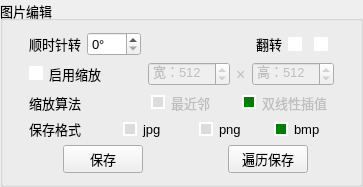
       <widget class="QGroupBox" name="groupBox_img_edit">
        <property name="sizePolicy">
         <sizepolicy hsizetype="Preferred" vsizetype="Minimum">
          <horstretch>0</horstretch>
          <verstretch>0</verstretch>
         </sizepolicy>
        </property>
        <property name="font">
         <font>
          <pointsize>10</pointsize>
         </font>
        </property>
        <property name="contextMenuPolicy">
         <enum>Qt::CustomContextMenu</enum>
        </property>
        <property name="title">
         <string>图片编辑</string>
        </property>
        <layout class="QVBoxLayout" name="verticalLayout_10">
         <item>
          <layout class="QHBoxLayout" name="horizontalLayout_58" stretch="0,0,0,0,0,0">
           <property name="spacing">
            <number>6</number>
           </property>
           <property name="leftMargin">
            <number>15</number>
           </property>
           <property name="rightMargin">
            <number>15</number>
           </property>
           <item alignment="Qt::AlignLeft">
            <widget class="QLabel" name="label_48">
             <property name="text">
              <string>顺时针转</string>
             </property>
            </widget>
           </item>
           <item alignment="Qt::AlignLeft">
            <widget class="QSpinBox" name="spinBox_16">
             <property name="contextMenuPolicy">
              <enum>Qt::NoContextMenu</enum>
             </property>
             <property name="suffix">
              <string>°</string>
             </property>
             <property name="prefix">
              <string/>
             </property>
             <property name="minimum">
              <number>0</number>
             </property>
             <property name="maximum">
              <number>270</number>
             </property>
             <property name="singleStep">
              <number>90</number>
             </property>
             <property name="value">
              <number>0</number>
             </property>
            </widget>
           </item>
           <item>
            <spacer name="horizontalSpacer_4">
             <property name="orientation">
              <enum>Qt::Horizontal</enum>
             </property>
             <property name="sizeHint" stdset="0">
              <size>
               <width>40</width>
               <height>20</height>
              </size>
             </property>
            </spacer>
           </item>
           <item alignment="Qt::AlignRight">
            <widget class="QLabel" name="label_50">
             <property name="text">
              <string>翻转</string>
             </property>
            </widget>
           </item>
           <item alignment="Qt::AlignRight">
            <widget class="QCheckBox" name="checkBox_131">
             <property name="enabled">
              <bool>true</bool>
             </property>
             <property name="minimumSize">
              <size>
               <width>0</width>
               <height>0</height>
              </size>
             </property>
             <property name="font">
              <font>
               <pointsize>10</pointsize>
              </font>
             </property>
             <property name="toolTip">
              <string>水平翻转</string>
             </property>
             <property name="styleSheet">
              <string notr="true">QCheckBox::indicator:checked {
    background-color:       blue;
    border:                 2px solid white;  
}

QCheckBox::indicator:unchecked {
    background-color:      white;
    border:                 2px solid white;  
}</string>
             </property>
             <property name="text">
              <string/>
             </property>
             <property name="icon">
              <iconset>
               <normaloff>images/图片20.png</normaloff>images/图片20.png</iconset>
             </property>
             <property name="iconSize">
              <size>
               <width>16</width>
               <height>16</height>
              </size>
             </property>
            </widget>
           </item>
           <item alignment="Qt::AlignRight">
            <widget class="QCheckBox" name="checkBox_132">
             <property name="enabled">
              <bool>true</bool>
             </property>
             <property name="font">
              <font>
               <pointsize>10</pointsize>
              </font>
             </property>
             <property name="toolTip">
              <string>垂直翻转</string>
             </property>
             <property name="styleSheet">
              <string notr="true">QCheckBox::indicator:checked {
    background-color:       blue;
    border:                 2px solid white;  
}

QCheckBox::indicator:unchecked {
    background-color:      white;
    border:                 2px solid white;  
}</string>
             </property>
             <property name="text">
              <string/>
             </property>
             <property name="icon">
              <iconset>
               <normaloff>images/图片21.png</normaloff>images/图片21.png</iconset>
             </property>
             <property name="iconSize">
              <size>
               <width>16</width>
               <height>16</height>
              </size>
             </property>
            </widget>
           </item>
          </layout>
         </item>
         <item>
          <layout class="QHBoxLayout" name="horizontalLayout_91" stretch="0,0,0,0,0">
           <property name="spacing">
            <number>6</number>
           </property>
           <property name="leftMargin">
            <number>15</number>
           </property>
           <property name="rightMargin">
            <number>15</number>
           </property>
           <item alignment="Qt::AlignLeft">
            <widget class="QCheckBox" name="checkBox_scale">
             <property name="font">
              <font>
               <pointsize>10</pointsize>
              </font>
             </property>
             <property name="styleSheet">
              <string notr="true">QCheckBox::indicator:checked {
    background-color:       blue;
    border:                 2px solid white;  
}

QCheckBox::indicator:unchecked {
    background-color:      white;
    border:                 2px solid white;  
}</string>
             </property>
             <property name="text">
              <string>启用缩放</string>
             </property>
            </widget>
           </item>
           <item>
            <spacer name="horizontalSpacer_3">
             <property name="orientation">
              <enum>Qt::Horizontal</enum>
             </property>
             <property name="sizeHint" stdset="0">
              <size>
               <width>40</width>
               <height>20</height>
              </size>
             </property>
            </spacer>
           </item>
           <item alignment="Qt::AlignHCenter">
            <widget class="QSpinBox" name="spinBox_13">
             <property name="enabled">
              <bool>false</bool>
             </property>
             <property name="contextMenuPolicy">
              <enum>Qt::NoContextMenu</enum>
             </property>
             <property name="prefix">
              <string>宽：</string>
             </property>
             <property name="minimum">
              <number>1</number>
             </property>
             <property name="maximum">
              <number>9999</number>
             </property>
             <property name="value">
              <number>512</number>
             </property>
            </widget>
           </item>
           <item alignment="Qt::AlignHCenter">
            <widget class="QLabel" name="label_46">
             <property name="enabled">
              <bool>false</bool>
             </property>
             <property name="font">
              <font>
               <pointsize>12</pointsize>
              </font>
             </property>
             <property name="text">
              <string>×</string>
             </property>
            </widget>
           </item>
           <item alignment="Qt::AlignHCenter">
            <widget class="QSpinBox" name="spinBox_14">
             <property name="enabled">
              <bool>false</bool>
             </property>
             <property name="contextMenuPolicy">
              <enum>Qt::NoContextMenu</enum>
             </property>
             <property name="prefix">
              <string>高：</string>
             </property>
             <property name="minimum">
              <number>1</number>
             </property>
             <property name="maximum">
              <number>9999</number>
             </property>
             <property name="value">
              <number>512</number>
             </property>
            </widget>
           </item>
          </layout>
         </item>
         <item>
          <layout class="QHBoxLayout" name="horizontalLayout_80" stretch="0,0,0">
           <property name="spacing">
            <number>6</number>
           </property>
           <property name="leftMargin">
            <number>15</number>
           </property>
           <property name="rightMargin">
            <number>15</number>
           </property>
           <item alignment="Qt::AlignLeft">
            <widget class="QLabel" name="label_44">
             <property name="enabled">
              <bool>true</bool>
             </property>
             <property name="text">
              <string>缩放算法</string>
             </property>
            </widget>
           </item>
           <item alignment="Qt::AlignHCenter">
            <widget class="QRadioButton" name="radioButton_12">
             <property name="enabled">
              <bool>false</bool>
             </property>
             <property name="font">
              <font>
               <pointsize>10</pointsize>
              </font>
             </property>
             <property name="styleSheet">
              <string notr="true">QRadioButton::indicator:checked {

    background-color:       green;
    border:                 2px solid white;  
}

QRadioButton::indicator:unchecked {

    background-color:       rgb(220, 220, 220);
    border:                 2px solid white;  
}</string>
             </property>
             <property name="text">
              <string>最近邻</string>
             </property>
             <attribute name="buttonGroup">
              <string notr="true">buttonGroup_2</string>
             </attribute>
            </widget>
           </item>
           <item alignment="Qt::AlignHCenter">
            <widget class="QRadioButton" name="radioButton_13">
             <property name="enabled">
              <bool>false</bool>
             </property>
             <property name="font">
              <font>
               <pointsize>10</pointsize>
              </font>
             </property>
             <property name="styleSheet">
              <string notr="true">QRadioButton::indicator:checked {

    background-color:       green;
    border:                 2px solid white;  
}

QRadioButton::indicator:unchecked {

    background-color:       rgb(220, 220, 220);
    border:                 2px solid white;  
}</string>
             </property>
             <property name="text">
              <string>双线性插值</string>
             </property>
             <property name="checkable">
              <bool>true</bool>
             </property>
             <property name="checked">
              <bool>true</bool>
             </property>
             <attribute name="buttonGroup">
              <string notr="true">buttonGroup_2</string>
             </attribute>
            </widget>
           </item>
          </layout>
         </item>
         <item>
          <layout class="QHBoxLayout" name="horizontalLayout_81" stretch="0,0,0,0">
           <property name="spacing">
            <number>6</number>
           </property>
           <property name="leftMargin">
            <number>15</number>
           </property>
           <property name="rightMargin">
            <number>15</number>
           </property>
           <item alignment="Qt::AlignLeft">
            <widget class="QLabel" name="label_49">
             <property name="text">
              <string>保存格式</string>
             </property>
            </widget>
           </item>
           <item alignment="Qt::AlignHCenter">
            <widget class="QRadioButton" name="radioButton_14">
             <property name="font">
              <font>
               <pointsize>10</pointsize>
              </font>
             </property>
             <property name="styleSheet">
              <string notr="true">QRadioButton::indicator:checked {

    background-color:       green;
    border:                 2px solid white;  
}

QRadioButton::indicator:unchecked {

    background-color:       rgb(220, 220, 220);
    border:                 2px solid white;  
}</string>
             </property>
             <property name="text">
              <string>jpg</string>
             </property>
             <attribute name="buttonGroup">
              <string notr="true">buttonGroup_3</string>
             </attribute>
            </widget>
           </item>
           <item alignment="Qt::AlignHCenter">
            <widget class="QRadioButton" name="radioButton_15">
             <property name="font">
              <font>
               <pointsize>10</pointsize>
              </font>
             </property>
             <property name="styleSheet">
              <string notr="true">QRadioButton::indicator:checked {

    background-color:       green;
    border:                 2px solid white;  
}

QRadioButton::indicator:unchecked {

    background-color:       rgb(220, 220, 220);
    border:                 2px solid white;  
}</string>
             </property>
             <property name="text">
              <string>png</string>
             </property>
             <property name="checked">
              <bool>false</bool>
             </property>
             <attribute name="buttonGroup">
              <string notr="true">buttonGroup_3</string>
             </attribute>
            </widget>
           </item>
           <item alignment="Qt::AlignHCenter">
            <widget class="QRadioButton" name="radioButton_16">
             <property name="font">
              <font>
               <pointsize>10</pointsize>
              </font>
             </property>
             <property name="styleSheet">
              <string notr="true">QRadioButton::indicator:checked {

    background-color:       green;
    border:                 2px solid white;  
}

QRadioButton::indicator:unchecked {

    background-color:       rgb(220, 220, 220);
    border:                 2px solid white;  
}</string>
             </property>
             <property name="text">
              <string>bmp</string>
             </property>
             <property name="checked">
              <bool>true</bool>
             </property>
             <attribute name="buttonGroup">
              <string notr="true">buttonGroup_3</string>
             </attribute>
            </widget>
           </item>
          </layout>
         </item>
         <item>
          <layout class="QHBoxLayout" name="horizontalLayout_102" stretch="0,0">
           <property name="spacing">
            <number>4</number>
           </property>
           <property name="leftMargin">
            <number>8</number>
           </property>
           <item alignment="Qt::AlignHCenter">
            <widget class="QPushButton" name="pushButton_136">
             <property name="enabled">
              <bool>true</bool>
             </property>
             <property name="sizePolicy">
              <sizepolicy hsizetype="Minimum" vsizetype="Fixed">
               <horstretch>0</horstretch>
               <verstretch>0</verstretch>
              </sizepolicy>
             </property>
             <property name="font">
              <font>
               <pointsize>10</pointsize>
              </font>
             </property>
             <property name="contextMenuPolicy">
              <enum>Qt::NoContextMenu</enum>
             </property>
             <property name="toolTip">
              <string>根据当前的设定保存当前图片</string>
             </property>
             <property name="text">
              <string>保存</string>
             </property>
             <property name="icon">
              <iconset>
               <normaloff>images/icon_30.png</normaloff>images/icon_30.png</iconset>
             </property>
             <property name="iconSize">
              <size>
               <width>16</width>
               <height>16</height>
              </size>
             </property>
            </widget>
           </item>
           <item alignment="Qt::AlignHCenter">
            <widget class="QPushButton" name="pushButton_137">
             <property name="enabled">
              <bool>true</bool>
             </property>
             <property name="sizePolicy">
              <sizepolicy hsizetype="Minimum" vsizetype="Fixed">
               <horstretch>0</horstretch>
               <verstretch>0</verstretch>
              </sizepolicy>
             </property>
             <property name="font">
              <font>
               <pointsize>10</pointsize>
              </font>
             </property>
             <property name="contextMenuPolicy">
              <enum>Qt::NoContextMenu</enum>
             </property>
             <property name="toolTip">
              <string>根据当前的设定遍历保存目录下的所有图片</string>
             </property>
             <property name="text">
              <string>遍历保存</string>
             </property>
             <property name="icon">
              <iconset>
               <normaloff>images/icon_30.png</normaloff>images/icon_30.png</iconset>
             </property>
             <property name="iconSize">
              <size>
               <width>16</width>
               <height>16</height>
              </size>
             </property>
            </widget>
           </item>
          </layout>
         </item>
        </layout>
       </widget>
